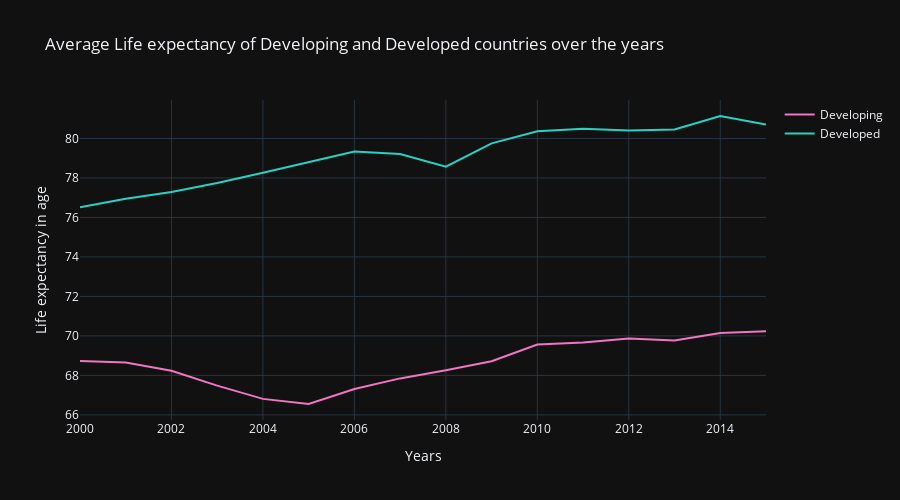

Notebook source saved alongside this figure:
### Code cell
life_year = modified_df.groupby(by = ['Year', 'Status']).mean().reset_index()
Developed = life_year.loc[life_year['Status'] == 'Developed',:]
Developing = life_year.loc[life_year['Status'] == 'Developing',:]
fig1 = go.Figure()
for template in ["plotly_dark"]:
    fig1.add_trace(go.Scatter(x=Developing['Year'], y=Developing['winz_Life_expectancy'],
                    mode='lines',
                    name='Developing',
                    marker_color='#f075c2'))
    fig1.add_trace(go.Scatter(x=Developed['Year'], y=Developed['winz_Life_expectancy'],
                    mode='lines',
                    name='Developed',
                    marker_color='#28d2c2'))
    fig1.update_layout(
    height=500,
    xaxis_title="Years",
    yaxis_title='Life expectancy in age',
    title_text='Average Life expectancy of Developing and Developed countries over the years',
    template=template)
fig1.show()

### Figure 1 — Plotly figure (JSON) as saved in the notebook; plotly's stock layout.template omitted (floating-point values rounded to 4 significant figures)
{"data": [{"marker": {"color": "#f075c2"}, "mode": "lines", "name": "Developing", "type": "scatter", "x": [2000, 2001, 2002, 2003, 2004, 2005, 2006, 2007, 2008, 2009, 2010, 2011, 2012, 2013, 2014, 2015], "y": [68.73, 68.65, 68.24, 67.48, 66.81, 66.55, 67.31, 67.85, 68.26, 68.71, 69.56, 69.67, 69.87, 69.76, 70.15, 70.24]}, {"marker": {"color": "#28d2c2"}, "mode": "lines", "name": "Developed", "type": "scatter", "x": [2000, 2001, 2002, 2003, 2004, 2005, 2006, 2007, 2008, 2009, 2010, 2011, 2012, 2013, 2014, 2015], "y": [76.52, 76.94, 77.29, 77.74, 78.26, 78.81, 79.34, 79.21, 78.57, 79.75, 80.36, 80.49, 80.41, 80.46, 81.14, 80.7]}], "layout": {"height": 500, "title": {"text": "Average Life expectancy of Developing and Developed countries over the years"}, "xaxis": {"title": {"text": "Years"}}, "yaxis": {"title": {"text": "Life expectancy in age"}}}}
